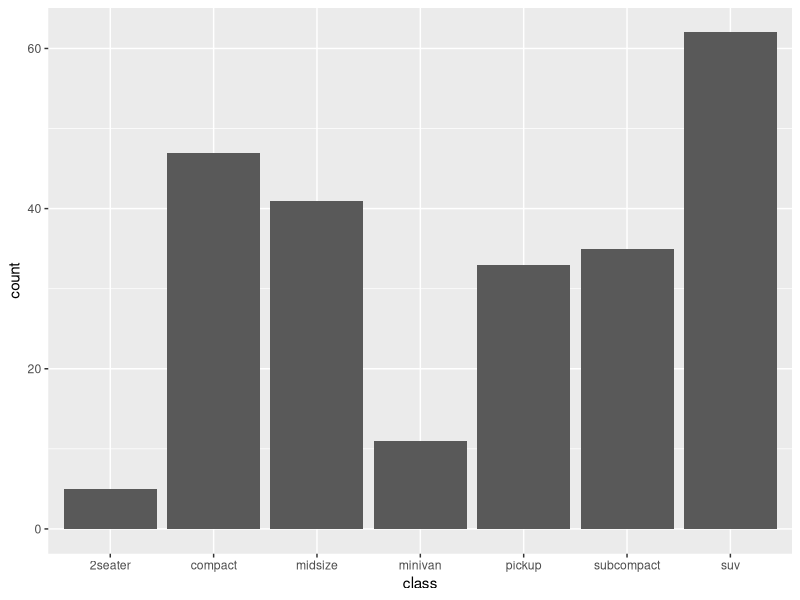
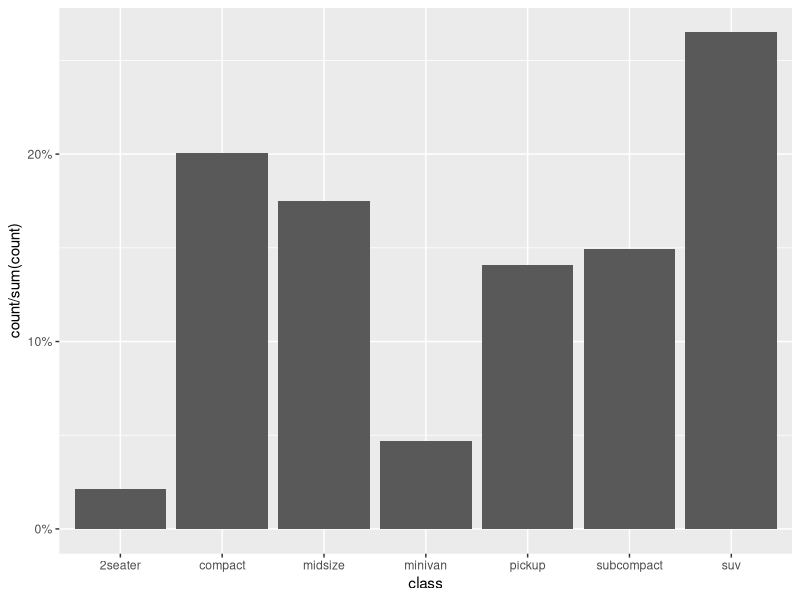
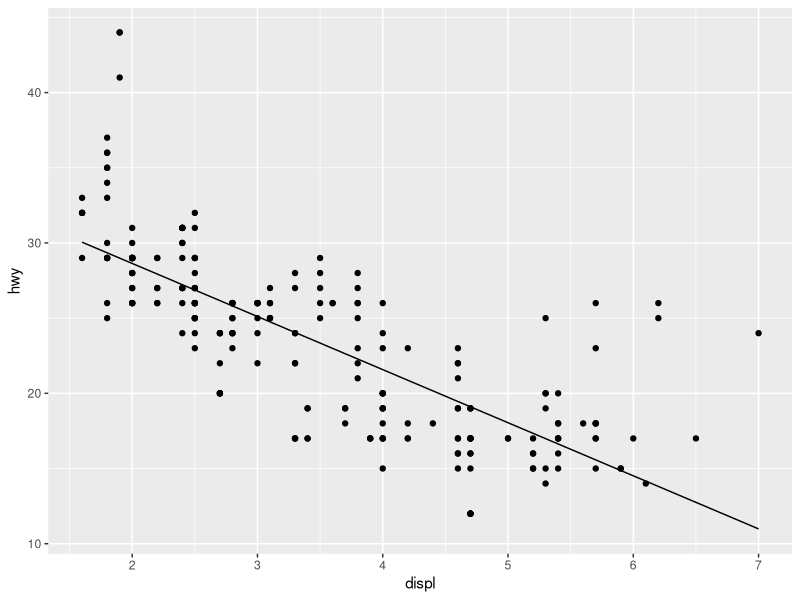
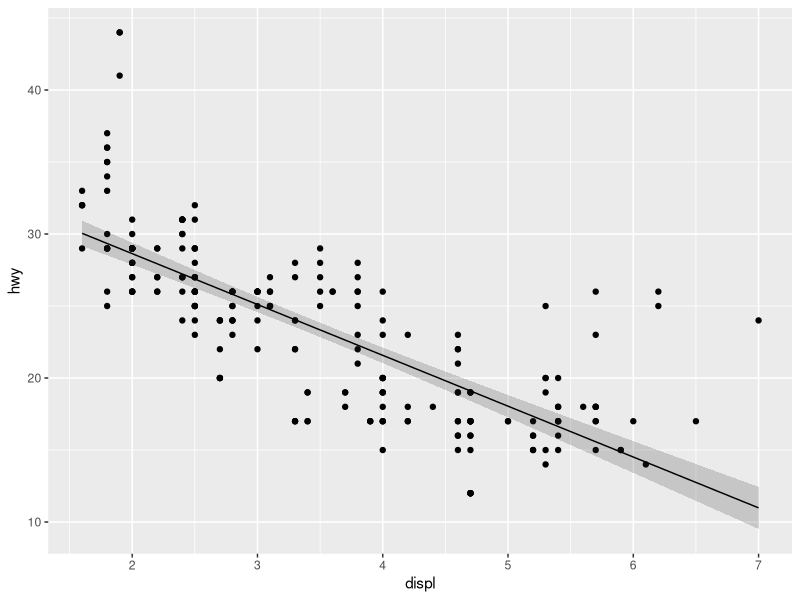
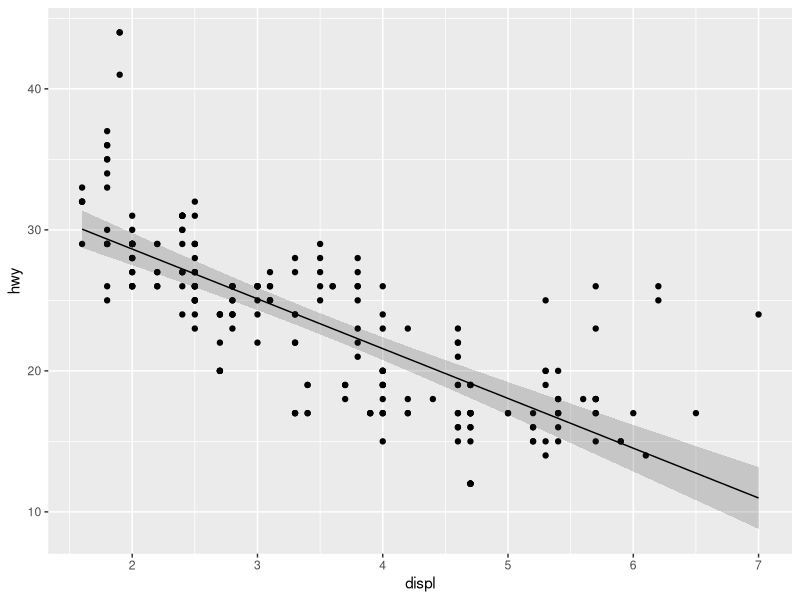

These charts were generated, in order, by the following R code:
## ---- chunk 1
knitr::opts_chunk$set(message = FALSE)
library(ggplot2)
## ---- chunk 2
print(StatCount$default_aes)
print(StatCount$required_aes)
## ---- chunk 3
table(mpg$class)
ggplot(mpg) +
  stat_count(aes(x = class, y = after_stat(count)))
## ---- chunk 4
ggplot(mpg) +
  stat_count(aes(x = class, y = after_stat(count / sum(count)))) +
  scale_y_continuous(labels = scales::percent)
## ---- chunk 5
# a custom ggproto stat to fit a linear model to data
StatLm <- ggproto("StatLm", Stat, 
  required_aes = c("x", "y"),
  
  compute_group = function(data, scales, params, n = 100, formula = y ~ x) {
    rng <- range(data$x, na.rm = TRUE)
    grid <- data.frame(x = seq(rng[1], rng[2], length = n))
    
    mod <- lm(formula, data = data)
    grid$y <- predict(mod, newdata = grid)
    
    grid
  }
)
# a corresponding stat layer
stat_lm <- function(mapping = NULL, data = NULL, geom = "line",
                    position = "identity", na.rm = FALSE, show.legend = NA, 
                    inherit.aes = TRUE, n = 50, formula = y ~ x, 
                    ...) {
  layer(
    stat = StatLm, data = data, mapping = mapping, geom = geom, 
    position = position, show.legend = show.legend, inherit.aes = inherit.aes,
    params = list(n = n, formula = formula, na.rm = na.rm, ...)
  )
}
# an illustration of the stat
ggplot(mpg, aes(displ, hwy)) + 
  geom_point() + 
  stat_lm()
## ---- chunk 6
dim(mpg)
head(mpg)
data <- transform(mpg, x = displ, y = hwy)[, c("x", "y")]
dim(StatLm$compute_group(data))
head(StatLm$compute_group(data))
## ---- chunk 7
# the linear model ggproto stat, with a computed variable for standard error
StatLm <- ggproto("StatLm", Stat, 
  required_aes = c("x", "y"),
  
  compute_group = function(data, scales, params, n = 100, formula = y ~ x) {
    rng <- range(data$x, na.rm = TRUE)
    grid <- data.frame(x = seq(rng[1], rng[2], length = n))
    
    mod <- lm(formula, data = data)
    pred <- predict(mod, newdata = grid, se.fit = TRUE)
    grid$y <- pred$fit
    grid$yse <- pred$se.fit
    
    grid
  }
)
## ---- chunk 8
head(StatLm$compute_group(data))
## ---- chunk 9
ggplot(mpg, aes(displ, hwy)) + 
  geom_point() + 
  stat_lm(geom = "ribbon", alpha = .2,
          aes(ymin = after_stat(y - 2 * yse), ymax = after_stat(y + 2 * yse))) +
  stat_lm()
## ---- chunk 10
z <- 3
ggplot(mpg, aes(displ, hwy)) + 
  geom_point() + 
  stat_lm(geom = "ribbon", alpha = .2,
          aes(ymin = after_stat(y - z * yse), ymax = after_stat(y + z * yse))) +
  stat_lm()
## ---- chunk 11
#' @section Computed variables:
#' \describe{
#'   \item{yse}{standard error of predicted means}
#' }
## ---- chunk 12
print(StatCount$compute_group)
